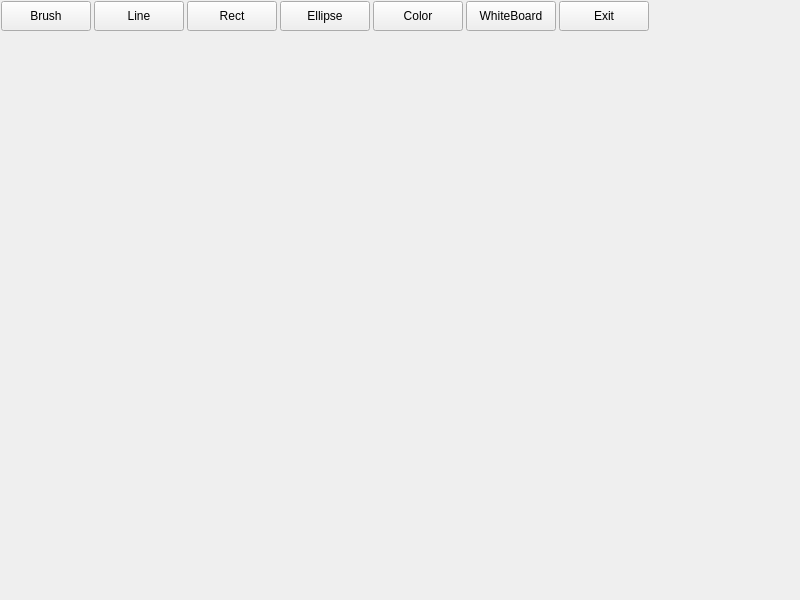
<?xml version="1.0" encoding="UTF-8"?>
<ui version="4.0">
 <class>ScreenPen</class>
 <widget class="QWidget" name="ScreenPen">
  <property name="geometry">
   <rect>
    <x>0</x>
    <y>0</y>
    <width>800</width>
    <height>600</height>
   </rect>
  </property>
  <property name="windowTitle">
   <string>ScreenPen</string>
  </property>
  <property name="windowIcon">
   <iconset resource="resources.qrc">
    <normaloff>:/icons/icons/server.png</normaloff>:/icons/icons/server.png</iconset>
  </property>
  <widget class="QWidget" name="screenPen_menu" native="true">
   <property name="geometry">
    <rect>
     <x>0</x>
     <y>0</y>
     <width>650</width>
     <height>32</height>
    </rect>
   </property>
   <property name="autoFillBackground">
    <bool>true</bool>
   </property>
   <widget class="QWidget" name="horizontalLayoutWidget">
    <property name="geometry">
     <rect>
      <x>0</x>
      <y>0</y>
      <width>650</width>
      <height>32</height>
     </rect>
    </property>
    <layout class="QHBoxLayout" name="horizontalLayout">
     <property name="spacing">
      <number>3</number>
     </property>
     <property name="leftMargin">
      <number>1</number>
     </property>
     <property name="topMargin">
      <number>1</number>
     </property>
     <property name="rightMargin">
      <number>1</number>
     </property>
     <property name="bottomMargin">
      <number>1</number>
     </property>
     <item>
      <widget class="QPushButton" name="btn_brush">
       <property name="sizePolicy">
        <sizepolicy hsizetype="Fixed" vsizetype="Fixed">
         <horstretch>0</horstretch>
         <verstretch>0</verstretch>
        </sizepolicy>
       </property>
       <property name="minimumSize">
        <size>
         <width>90</width>
         <height>30</height>
        </size>
       </property>
       <property name="maximumSize">
        <size>
         <width>90</width>
         <height>30</height>
        </size>
       </property>
       <property name="toolTip">
        <string>Brush</string>
       </property>
       <property name="text">
        <string>Brush</string>
       </property>
      </widget>
     </item>
     <item>
      <widget class="QPushButton" name="btn_line">
       <property name="sizePolicy">
        <sizepolicy hsizetype="Fixed" vsizetype="Fixed">
         <horstretch>0</horstretch>
         <verstretch>0</verstretch>
        </sizepolicy>
       </property>
       <property name="minimumSize">
        <size>
         <width>90</width>
         <height>30</height>
        </size>
       </property>
       <property name="maximumSize">
        <size>
         <width>90</width>
         <height>30</height>
        </size>
       </property>
       <property name="toolTip">
        <string>Line</string>
       </property>
       <property name="text">
        <string>Line</string>
       </property>
      </widget>
     </item>
     <item>
      <widget class="QPushButton" name="btn_rect">
       <property name="sizePolicy">
        <sizepolicy hsizetype="Fixed" vsizetype="Fixed">
         <horstretch>0</horstretch>
         <verstretch>0</verstretch>
        </sizepolicy>
       </property>
       <property name="minimumSize">
        <size>
         <width>90</width>
         <height>30</height>
        </size>
       </property>
       <property name="maximumSize">
        <size>
         <width>90</width>
         <height>30</height>
        </size>
       </property>
       <property name="toolTip">
        <string>Rectangle</string>
       </property>
       <property name="text">
        <string>Rect</string>
       </property>
      </widget>
     </item>
     <item>
      <widget class="QPushButton" name="btn_ellipse">
       <property name="sizePolicy">
        <sizepolicy hsizetype="Fixed" vsizetype="Fixed">
         <horstretch>0</horstretch>
         <verstretch>0</verstretch>
        </sizepolicy>
       </property>
       <property name="minimumSize">
        <size>
         <width>90</width>
         <height>30</height>
        </size>
       </property>
       <property name="maximumSize">
        <size>
         <width>90</width>
         <height>30</height>
        </size>
       </property>
       <property name="toolTip">
        <string>Ellipse</string>
       </property>
       <property name="text">
        <string>Ellipse</string>
       </property>
      </widget>
     </item>
     <item>
      <widget class="QPushButton" name="btn_color">
       <property name="sizePolicy">
        <sizepolicy hsizetype="Fixed" vsizetype="Fixed">
         <horstretch>0</horstretch>
         <verstretch>0</verstretch>
        </sizepolicy>
       </property>
       <property name="minimumSize">
        <size>
         <width>90</width>
         <height>30</height>
        </size>
       </property>
       <property name="maximumSize">
        <size>
         <width>90</width>
         <height>30</height>
        </size>
       </property>
       <property name="toolTip">
        <string>Color</string>
       </property>
       <property name="text">
        <string>Color</string>
       </property>
      </widget>
     </item>
     <item>
      <widget class="QPushButton" name="btn_whiteboard">
       <property name="sizePolicy">
        <sizepolicy hsizetype="Fixed" vsizetype="Fixed">
         <horstretch>0</horstretch>
         <verstretch>0</verstretch>
        </sizepolicy>
       </property>
       <property name="minimumSize">
        <size>
         <width>90</width>
         <height>30</height>
        </size>
       </property>
       <property name="maximumSize">
        <size>
         <width>90</width>
         <height>30</height>
        </size>
       </property>
       <property name="toolTip">
        <string>Switch between WhiteBoard and ScreenPen</string>
       </property>
       <property name="text">
        <string>WhiteBoard</string>
       </property>
      </widget>
     </item>
     <item>
      <widget class="QPushButton" name="btn_exit">
       <property name="sizePolicy">
        <sizepolicy hsizetype="Fixed" vsizetype="Fixed">
         <horstretch>0</horstretch>
         <verstretch>0</verstretch>
        </sizepolicy>
       </property>
       <property name="minimumSize">
        <size>
         <width>90</width>
         <height>30</height>
        </size>
       </property>
       <property name="maximumSize">
        <size>
         <width>90</width>
         <height>30</height>
        </size>
       </property>
       <property name="toolTip">
        <string>Exit</string>
       </property>
       <property name="text">
        <string>Exit</string>
       </property>
      </widget>
     </item>
    </layout>
   </widget>
  </widget>
 </widget>
 <layoutdefault spacing="6" margin="11"/>
 <resources>
  <include location="resources.qrc"/>
 </resources>
 <connections/>
</ui>
